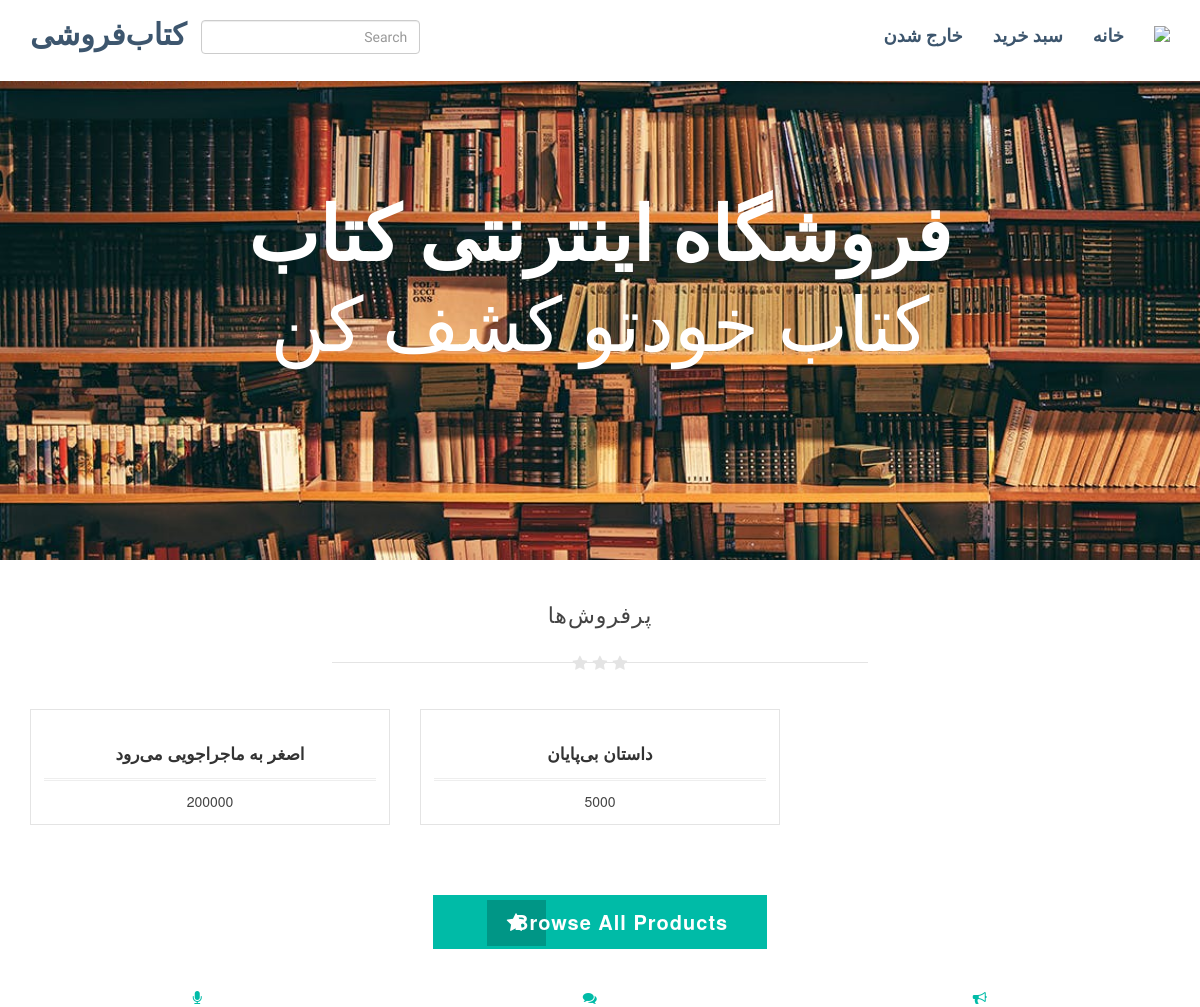
The app's page / (upper part), older data.
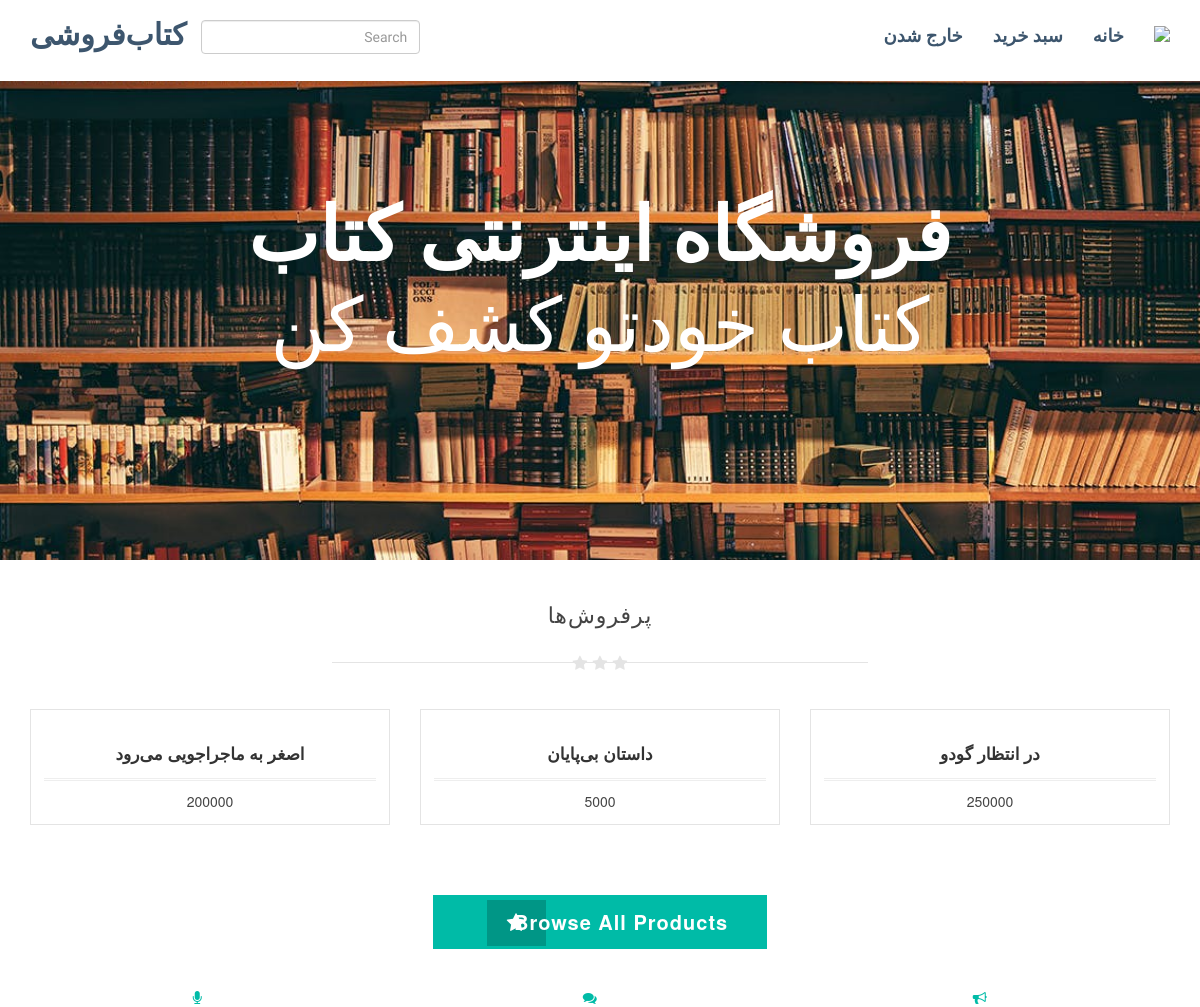
The same page, newer data.
### book/models.py (models this page shows, shortened)
class Book(models.Model):
    title = models.CharField(max_length=200, verbose_name="عنوان")
    author = models.CharField(max_length=200, verbose_name="نویسنده")
    publisher = models.CharField(max_length=100, verbose_name="ناشر")
    category = models.ManyToManyField(Category, related_name='book', verbose_name="دسته‌بندی")
    description = models.TextField(verbose_name="توضیحات")
    time_add = models.DateTimeField(auto_now_add=True, verbose_name="تاریخ ثبت")
    price = models.PositiveIntegerField(default=0, verbose_name="قیمت")
    discount = models.ForeignKey(Discount, related_name="discount", on_delete=models.SET_NULL, blank=True, null=True,
                                 verbose_name="تخفیف")
    image = models.ImageField(upload_to='covers/', default="covers/blank.jpg", blank=False, null=True,
                              verbose_name="عکس")
    storage = models.PositiveIntegerField(default=1, verbose_name="موجودی")
    sold = models.PositiveIntegerField(default=0, verbose_name="فروخته شده")
    slug = models.SlugField(unique=True, verbose_name="عنوان رسمی برای لینک")
    objects = BookManager()
    class Meta:
        verbose_name = "کتاب"
        verbose_name_plural = "کتاب‌ها"
    def admin_image_display(self):
        return mark_safe(f'<img src="{self.image.url}" width="{90}" height={125} />')
    admin_image_display.short_description = 'Image'

### book/views.py (the view)
# urls.py: path('', HomePageView.as_view(), name='home'),
class HomePageView(ListView):
    queryset = Book.objects.order_by('sold')[0:10]
    context_object_name = 'books'
    fields = ['title', 'author', 'publisher', 'category', 'price', 'image']
    template_name = 'index.html'

### templates/index.html (shortened to what this page needs)
{% extends 'base.html' %}
{%load static from static%}
{% block pageheader %}<div class="container">
    <div class="row">
        <div class="col-md-12 text-center">
            <div class="text-homeimage">
                <div class="maintext-image" data-scrollreveal="enter top over 1.5s after 0.1s">
                    فروشگاه اینترنتی کتاب
                </div>
                <div class="subtext-image" data-scrollreveal="enter bottom over 1.7s after 0.3s">
                    کتاب خودتو کشف کن
                </div>
            </div>
        </div>
    </div>
</div>
{% endblock  %}
{% block content %}
<section class="item content">
    <div class="container">
        <div class="underlined-title">
            <div class="editContent">
                <h1 class="text-center latestitems">پرفروش‌ها</h1>
            </div>
            <div class="wow-hr type_short">
				<span class="wow-hr-h">
				<i class="fa fa-star"></i>
				<i class="fa fa-star"></i>
				<i class="fa fa-star"></i>
				</span>
            </div>
        </div>
        <div class="row">
            {% for book in books %}
            <div class="col-md-4">
                <div class="productbox">
                    <div class="product-details">
                        <a href="{% url 'book_detail' book.pk %}">
							<h1><b>{{book.title}}</b></h1>
                        </a>
						{% if book.discount %}
                        <span class="price">
							<span class="edd_price" style="color: red;"><s>{{book.price}}</s></span>
							<span class="add_price">{{book.get_final_price}}</span>
						</span>
						{% else %}
						  <span class="price">
							<span class="add_price">{{book.price}}</span>
						</span>
						{% endif %}
                    </div>
                </div>
            </div>
			{% endfor %}
        </div>
    </div>
</section>
<br>
<div class="item content">
    <div class="container text-center">
        <a href="shop.html" class="homebrowseitems">Browse All Products
            <div class="homebrowseitemsicon">
                <i class="fa fa-star fa-spin"></i>
            </div>
        </a>
    </div>
</div>
<br/>
<div class="item content">
    <div class="container">
        <div class="row">
            <div class="col-md-4">
                <i class="fa fa-microphone infoareaicon"></i>
            </div>
            <div class="col-md-4">
                <i class="fa fa-comments infoareaicon"></i>
            </div>
            <div class="col-md-4">
                <i class="fa fa-bullhorn infoareaicon"></i>
            </div>
        </div>
    </div>
</div>
{% endblock content %}

Row changes from the older to the newer data that the page shows:
added Book: title "در انتظار گودو", price "250000"
